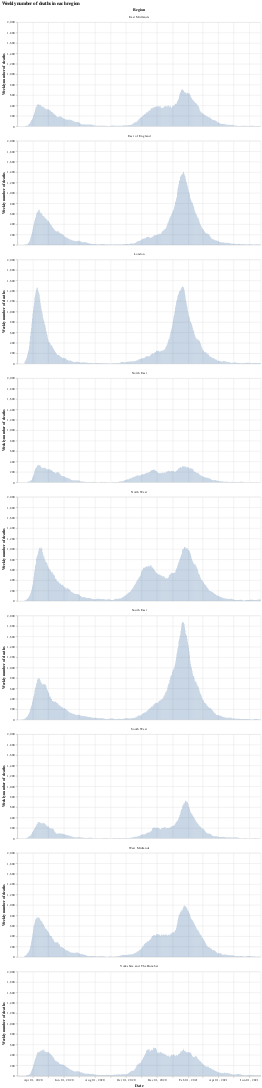

This figure's notebook cell:
### Markdown cell above
# Plotting the data
We first start by looking at the number of deaths in each English region since the beginning of march, then estimate the mortality rate (rate of deaths per positive case) in each region. We then move on to look at the data for the whole of England.
## Plotting: English regions

### Code cell
#collapse
bars = alt.Chart(eng_deaths.query("date >= '2020-03-01'")).mark_bar().encode(
    x=alt.X("yearmonthdate(date):T", axis=alt.Axis(title='Date')),
    y=alt.Y("weeklyDeaths:Q", axis=alt.Axis(title='Weekly number of deaths')),
    tooltip="newDeaths:Q"
).properties(width=700)

bars.facet(alt.Column('areaName', title='Region'), columns=1).properties(title='Weekly number of deaths in each region')

### Figure 1 — Vega-Lite specification as saved in the notebook (floating-point values rounded to 4 significant figures; data arrays with more than 128 entries replaced by an {"elided": "..."} marker saying what was removed)
{"config": {"view": {"continuousWidth": 400, "continuousHeight": 300}}, "data": {"name": "data-35537dde8c1135b205cd37382325279b"}, "facet": {"type": "nominal", "field": "areaName", "title": "Region"}, "spec": {"mark": "bar", "encoding": {"tooltip": {"type": "quantitative", "field": "newDeaths"}, "x": {"type": "temporal", "axis": {"title": "Date"}, "field": "date", "timeUnit": "yearmonthdate"}, "y": {"type": "quantitative", "axis": {"title": "Weekly number of deaths"}, "field": "weeklyDeaths"}}, "width": 700}, "columns": 1, "title": "Weekly number of deaths in each region", "$schema": "https://vega.github.io/schema/vega-lite/v4.8.1.json", "datasets": {"data-35537dde8c1135b205cd37382325279b": {"elided": "4249 records"}}}
